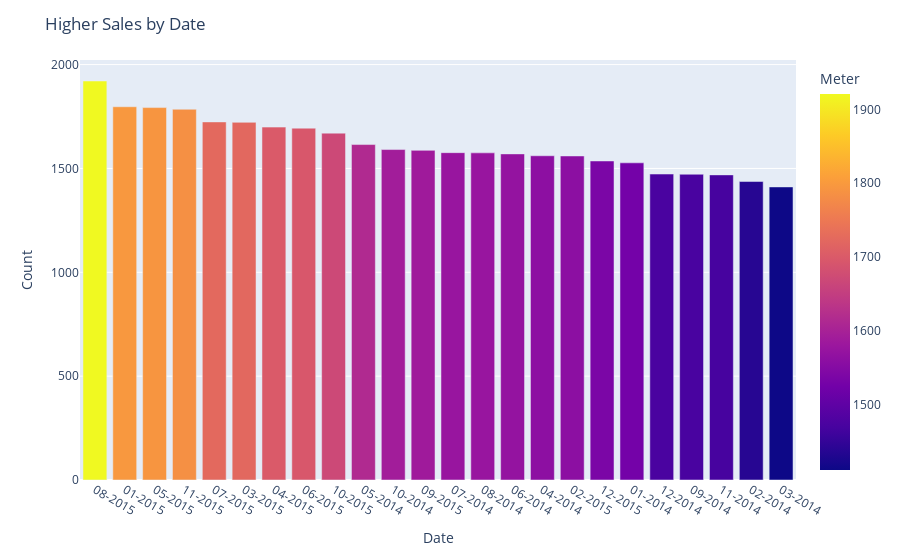

Write notebook code for a chart like this one.
### Code cell
# Making a new column nd extracting Year

df['Year'] = df['Date'].str.split("-").str[-1]

df['Month-Year'] = df['Date'].str.split("-").str[1] + "-" + df['Date'].str.split("-").str[-1]

fig_1 = px.bar(df['Month-Year'].value_counts(ascending=False),
    orientation ="v",
    color = df['Month-Year'].value_counts(ascending=False),
    labels = {'value' : 'Count', 'index' : 'Date', 'color' : 'Meter'})
    

fig_1.update_layout(title_text='Higher Sales by Date')
fig_1.show()

### Figure 1 — Plotly figure (JSON) as saved in the notebook; plotly's stock layout.template omitted (floating-point values rounded to 4 significant figures)
{"data": [{"alignmentgroup": "True", "hovertemplate": "Date=%{x}<br>Count=%{y}<br>Meter=%{marker.color}<extra></extra>", "legendgroup": "", "marker": {"color": [1921, 1797, 1793, 1785, 1724, 1722, 1699, 1694, 1670, 1615, 1591, 1587, 1576, 1575, 1570, 1561, 1560, 1536, 1527, 1473, 1472, 1469, 1437, 1411], "coloraxis": "coloraxis", "pattern": {"shape": ""}}, "name": "", "offsetgroup": "", "orientation": "v", "showlegend": false, "textposition": "auto", "type": "bar", "x": ["08-2015", "01-2015", "05-2015", "11-2015", "07-2015", "03-2015", "04-2015", "06-2015", "10-2015", "05-2014", "10-2014", "09-2015", "07-2014", "08-2014", "06-2014", "04-2014", "02-2015", "12-2015", "01-2014", "12-2014", "09-2014", "11-2014", "02-2014", "03-2014"], "xaxis": "x", "y": [1921, 1797, 1793, 1785, 1724, 1722, 1699, 1694, 1670, 1615, 1591, 1587, 1576, 1575, 1570, 1561, 1560, 1536, 1527, 1473, 1472, 1469, 1437, 1411], "yaxis": "y"}], "layout": {"barmode": "relative", "coloraxis": {"colorbar": {"title": {"text": "Meter"}}, "colorscale": [[0, "#0d0887"], [0.1111, "#46039f"], [0.2222, "#7201a8"], [0.3333, "#9c179e"], [0.4444, "#bd3786"], [0.5556, "#d8576b"], [0.6667, "#ed7953"], [0.7778, "#fb9f3a"], [0.8889, "#fdca26"], [1, "#f0f921"]]}, "legend": {"tracegroupgap": 0}, "margin": {"t": 60}, "title": {"text": "Higher Sales by Date"}, "xaxis": {"anchor": "y", "domain": [0, 1], "title": {"text": "Date"}}, "yaxis": {"anchor": "x", "domain": [0, 1], "title": {"text": "Count"}}}}
